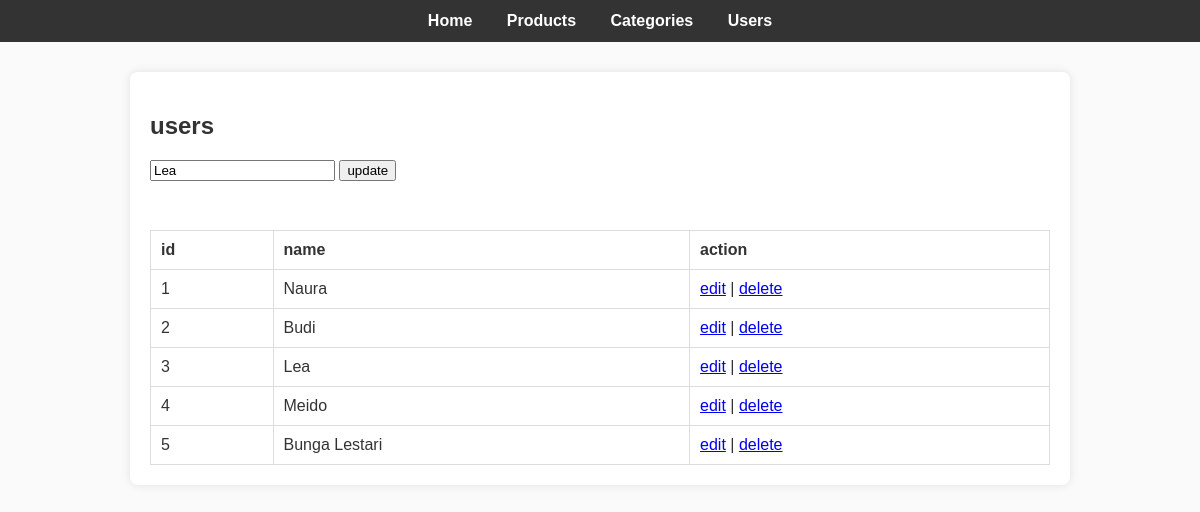
The page /catalog_app/view/users.php?edit=3 on the database its author committed.
### tables this page shows
CREATE TABLE `user` (
  `id` int(11) NOT NULL,
  `name` varchar(50) NOT NULL,
  `password` varchar(255) NOT NULL
);

### catalog_app/class/User.php (called while the page is built, shortened)
<?php
require_once __DIR__ . "/../config/db.php";
class User {
    private $conn;
    public function __construct() {
        $database = new Database();
        $this->conn = $database->conn;
    }
    public function getAll() {
        $query = $this->conn->prepare("SELECT * FROM user");
        $query->execute();
        return $query->get_result();
    }
}

### catalog_app/config/db.php (called while the page is built, shortened)
<?php
class Database {
    private $host = "localhost";
    private $user = "root";
    private $pass = "";
    private $dbname = "catalog_db";
    public function __construct() {
        try {
            $this->conn = new mysqli($this->host, $this->user, $this->pass, $this->dbname);
        } catch (Exception $e) {
            die("koneksi gagal: " . $e->getMessage());
        }
    }
}

### catalog_app/view/users.php (the view, shortened to what this page needs)
<?php
require_once "../class/User.php";
$user = new User();
$editData = null;
if (isset($_GET['edit'])) {
    $id = $_GET['edit'];
    $result = $user->getAll();
    while ($row = $result->fetch_assoc()) {
        if ($row['id'] == $id) {
            $editData = $row;
        }
    }
}
$users = $user->getAll();
?>
<?php include "header.php"; ?>
<h2>users</h2>
<form method="POST">
    <input type="text" name="name" placeholder="user name" required
           value="<?= $editData ? $editData['name'] : ''; ?>">
    <button type="submit" name="<?= $editData ? 'update' : 'add'; ?>">
        <?= $editData ? 'update' : 'add'; ?>
    </button>
</form>
<br>
<table border="1" cellpadding="8">
    <tr>
        <th>id</th>
        <th>name</th>
        <th>action</th>
    </tr>
    <?php while ($row = $users->fetch_assoc()) { ?>
        <tr>
            <td><?= $row['id']; ?></td>
            <td><?= $row['name']; ?></td>
            <td>
                <a href="?edit=<?= $row['id']; ?>">edit</a> |
                <a href="?delete=<?= $row['id']; ?>" onclick="return confirm('yakin hapus user ini?')">delete</a>
            </td>
        </tr>
    <?php } ?>
</table>

### catalog_app/style.css (style rules this page uses)
table { width: 100%; border-collapse: collapse; margin-top: 15px; }
table, th, td { border: 1px solid #ddd; }
th, td { padding: 10px; text-align: left; }

### rows shown on the page
user: name "Lea", id "3"
user: id "1", name "Naura"
user: id "2", name "Budi"
user: id "4", name "Meido"
user: id "5", name "Bunga Lestari"
